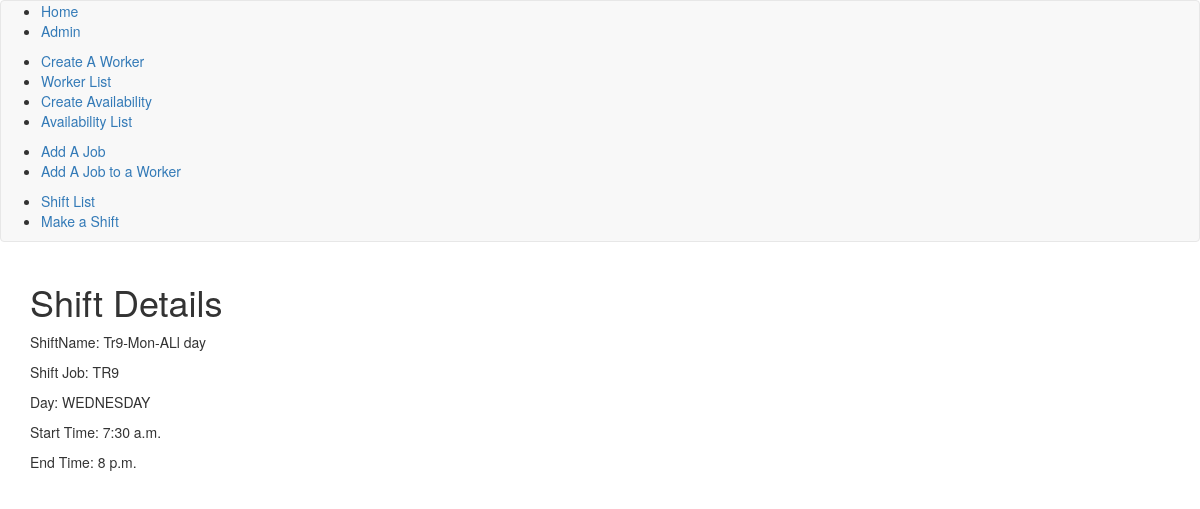
The page /shift_list_view/7/ on the database its author committed.
### schedule_app/models.py (models this page shows, shortened)
class Shift(models.Model):
    shiftName = models.CharField(max_length=255,unique=True)
    shiftStartTime = models.TimeField()
    shiftEndTime = models.TimeField()
    job = models.ForeignKey(Job)
    daysOfTheWeek = (('SUNDAY','Sunday'),('MONDAY','Monday'),('TUESDAY','Tuesday'),
    ('WEDNESDAY','Wednesday'),('THURSDAY','Thursday'),('FRIDAY','Friday'),
    ('SATERDAY','Saterday'))
    dayOfTheWeek = models.CharField(choices=daysOfTheWeek,max_length=255)

class Job(models.Model):
    jobName = models.CharField(max_length=255,unique=True)
    def __str__(self):
        return self.jobName

### schedule_app/views.py (the view)
# urls.py: url(r'^shift_list_view/(?P<pk>\d+)/$',views.ShiftDetail.as_view(),name="shiftdetail"),
class ShiftDetail(DetailView):
    context_object_name = 'shift_detail'
    model = models.Shift
    template_name = 'schedule_app/shift_detail.html'

### schedule_app/templates/schedule_app/shift_detail.html
{% extends "schedule_app/base.html" %}
{% block bodyblock %}
  <h1>Shift Details</h1>
  <p>ShiftName: {{shift_detail.shiftName}}</p>
  <p>Shift Job: {{shift_detail.job}}</p>
  <p>Day: {{shift_detail.dayOfTheWeek}}</p>
  <p>Start Time: {{shift_detail.shiftStartTime}}</p>
  <p>End Time: {{shift_detail.shiftEndTime}}</p>
{% endblock %}

### rows shown on the page
Shift: shiftName "Tr9-Mon-ALl day", job "TR9", dayOfTheWeek "WEDNESDAY", shiftStartTime "7:30 a.m.", shiftEndTime "8 p.m."
